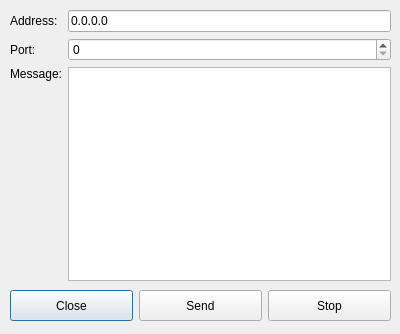
<?xml version="1.0" encoding="UTF-8"?>
<ui version="4.0">
 <class>SenderDialog</class>
 <widget class="QDialog" name="SenderDialog">
  <property name="geometry">
   <rect>
    <x>0</x>
    <y>0</y>
    <width>400</width>
    <height>334</height>
   </rect>
  </property>
  <property name="windowTitle">
   <string>Sender</string>
  </property>
  <widget class="QWidget" name="gridLayoutWidget">
   <property name="geometry">
    <rect>
     <x>10</x>
     <y>10</y>
     <width>381</width>
     <height>271</height>
    </rect>
   </property>
   <layout class="QGridLayout" name="gridLayout">
    <item row="3" column="0">
     <widget class="QLabel" name="port">
      <property name="text">
       <string>Port:</string>
      </property>
     </widget>
    </item>
    <item row="2" column="0" alignment="Qt::AlignLeft">
     <widget class="QLabel" name="address">
      <property name="text">
       <string>Address:</string>
      </property>
     </widget>
    </item>
    <item row="3" column="1">
     <widget class="QSpinBox" name="spinBoxPort">
      <property name="maximum">
       <number>1000000000</number>
      </property>
      <property name="value">
       <number>0</number>
      </property>
     </widget>
    </item>
    <item row="2" column="1">
     <widget class="QLineEdit" name="lineEditAddress">
      <property name="text">
       <string>0.0.0.0</string>
      </property>
     </widget>
    </item>
    <item row="4" column="0" alignment="Qt::AlignTop">
     <widget class="QLabel" name="label">
      <property name="text">
       <string>Message:</string>
      </property>
     </widget>
    </item>
    <item row="4" column="1" rowspan="3">
     <widget class="QTextEdit" name="textEditMessage">
      <property name="html">
       <string>&lt;!DOCTYPE HTML PUBLIC &quot;-//W3C//DTD HTML 4.0//EN&quot; &quot;http://www.w3.org/TR/REC-html40/strict.dtd&quot;&gt;
&lt;html&gt;&lt;head&gt;&lt;meta name=&quot;qrichtext&quot; content=&quot;1&quot; /&gt;&lt;style type=&quot;text/css&quot;&gt;
p, li { white-space: pre-wrap; }
&lt;/style&gt;&lt;/head&gt;&lt;body style=&quot; font-family:'MS Shell Dlg 2'; font-size:8.25pt; font-weight:400; font-style:normal;&quot;&gt;
&lt;p style=&quot;-qt-paragraph-type:empty; margin-top:0px; margin-bottom:0px; margin-left:0px; margin-right:0px; -qt-block-indent:0; text-indent:0px;&quot;&gt;&lt;br /&gt;&lt;/p&gt;&lt;/body&gt;&lt;/html&gt;</string>
      </property>
     </widget>
    </item>
   </layout>
  </widget>
  <widget class="QWidget" name="horizontalLayoutWidget">
   <property name="geometry">
    <rect>
     <x>10</x>
     <y>290</y>
     <width>381</width>
     <height>31</height>
    </rect>
   </property>
   <layout class="QHBoxLayout" name="horizontalLayout" stretch="0,0,0">
    <item>
     <widget class="QPushButton" name="buttonClose">
      <property name="sizePolicy">
       <sizepolicy hsizetype="Minimum" vsizetype="Expanding">
        <horstretch>0</horstretch>
        <verstretch>0</verstretch>
       </sizepolicy>
      </property>
      <property name="text">
       <string>Close</string>
      </property>
     </widget>
    </item>
    <item>
     <widget class="QPushButton" name="buttonSend">
      <property name="sizePolicy">
       <sizepolicy hsizetype="Minimum" vsizetype="Expanding">
        <horstretch>0</horstretch>
        <verstretch>0</verstretch>
       </sizepolicy>
      </property>
      <property name="text">
       <string>Send</string>
      </property>
     </widget>
    </item>
    <item>
     <widget class="QPushButton" name="buttonStop">
      <property name="sizePolicy">
       <sizepolicy hsizetype="Minimum" vsizetype="Expanding">
        <horstretch>0</horstretch>
        <verstretch>0</verstretch>
       </sizepolicy>
      </property>
      <property name="text">
       <string>Stop</string>
      </property>
     </widget>
    </item>
   </layout>
  </widget>
 </widget>
 <resources/>
 <connections/>
</ui>
